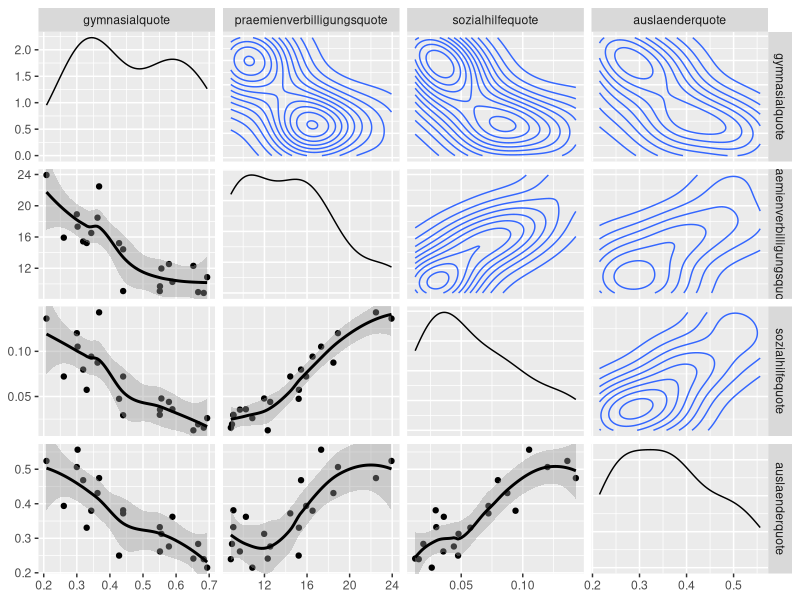
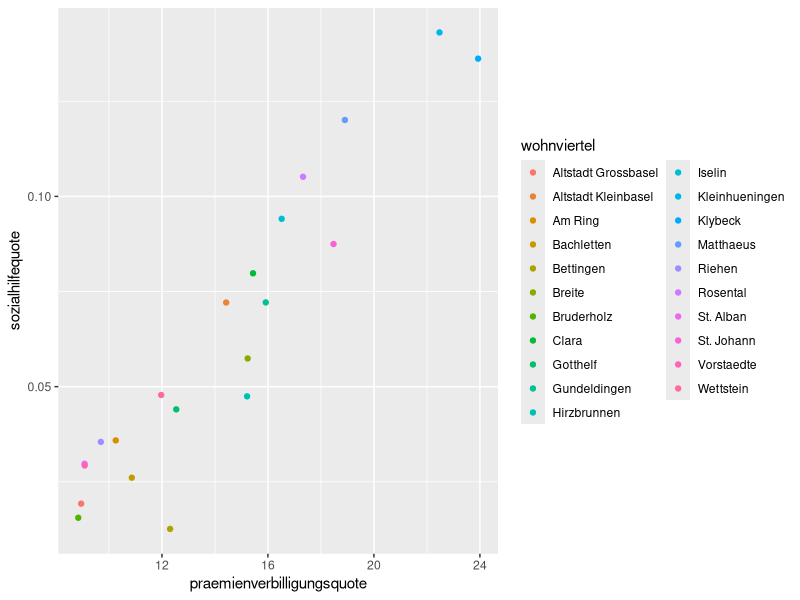

Generate these figures, in order, with R: (Note: this script raises an error after producing the figures.)
# read taxation data
library(tidyverse)
library(GGally)

dat <- readr::read_csv('data/data.csv') %>% 
  mutate(auslaenderquote = auslaender/population)

ggpairs(data = dat, 
        columns = ends_with('quote', vars = names(dat)),
        upper = list(continuous = 'density'),
        diag = list(continuous = 'densityDiag'),
        lower = list(continuous = 'smooth_loess')
        )

ggplot(dat, aes(x=praemienverbilligungsquote, y=sozialhilfequote, color=wohnviertel)) + 
  geom_point()


einkommen <- readxl::read_excel('data/Steuern_Klassen_Wohnviertel_plus_Quintile.xlsx', skip = 8) %>% 
  slice(1:105) %>% 
  select(1:6) %>% 
  fill(X__1, Wohnviertel) %>% 
  rename(wohnviertelid = X__1)

vermoegen <-  readxl::read_excel('data/Steuern_Klassen_Wohnviertel_plus_Quintile.xlsx', skip = 122) %>% 
  slice(1:105) %>% 
  select(1:6) %>% 
  fill(X__1, X__2) %>% 
  rename(wohnviertelid = X__1, Wohnviertel = X__2)

einkommen2 <- readxl::read_excel('data/Steuern_Klassen_Wohnviertel_plus_Quintile.xlsx', skip = 8) %>% 
  slice(1:105) %>% 
  select(8:13) %>% 
  fill(X__3, X__4) %>% 
  rename(wohnviertelid = X__3, Wohnviertel = X__4, einkommenquintile = X__5)

vermoegen2 <- readxl::read_excel('data/Steuern_Klassen_Wohnviertel_plus_Quintile.xlsx', skip = 122) %>% 
  slice(1:105) %>% 
  select(8:13) %>% 
  fill(X__4, X__5) %>% 
  rename(wohnviertelid = X__4, Wohnviertel = X__5, vermoegensquintile = X__6)
